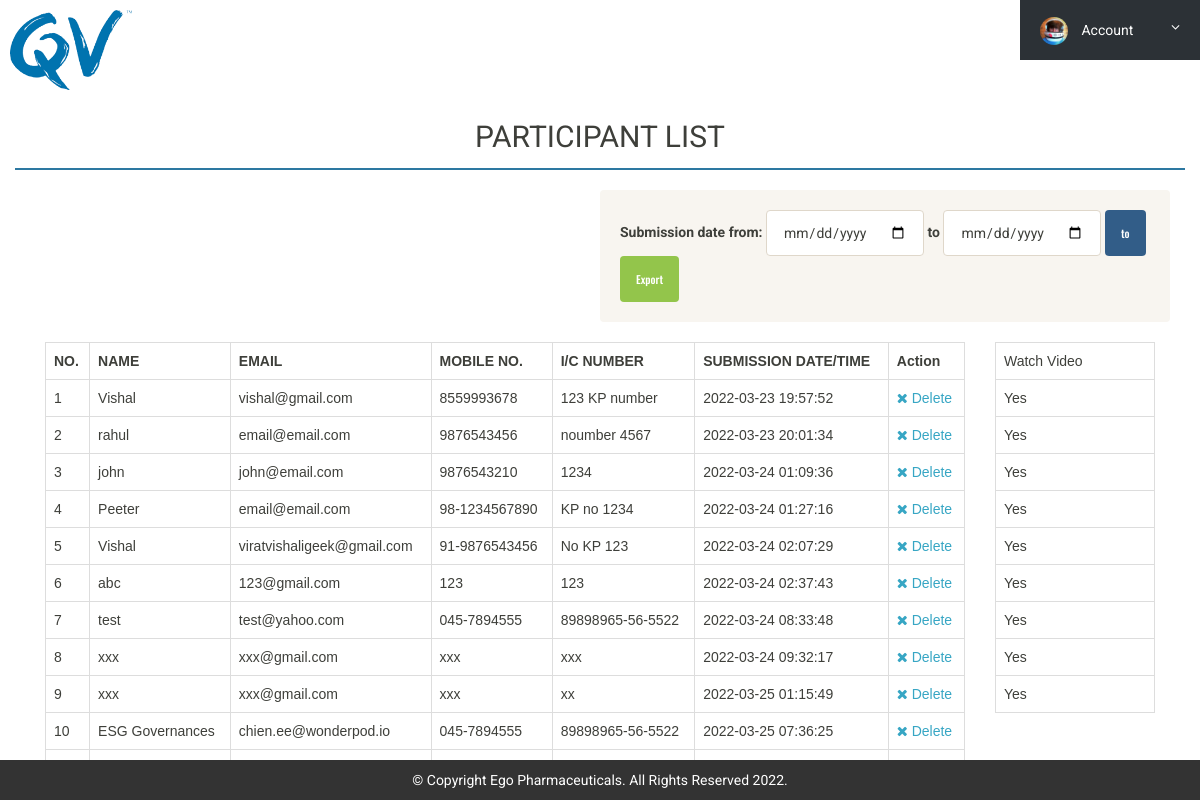
Screenshot of /admin/dashboard.php (signed in) with the database file from the repository.
### tables this page shows
CREATE TABLE `tblbooking` (
  `id` int(11) NOT NULL,
  `name` varchar(150) DEFAULT NULL,
  `kp` varchar(150) DEFAULT NULL,
  `telefon` varchar(150) DEFAULT NULL,
  `email` varchar(150) DEFAULT NULL,
  `Status` int(11) DEFAULT NULL,
  `PostingDate` timestamp NOT NULL DEFAULT CURRENT_TIMESTAMP,
  `LastUpdationDate` timestamp NULL DEFAULT NULL ON UPDATE CURRENT_TIMESTAMP
);

CREATE TABLE `video` (
  `id` int(11) NOT NULL,
  `watch` varchar(120) NOT NULL,
  `CreationDate` timestamp NULL DEFAULT CURRENT_TIMESTAMP,
  `UpdationDate` timestamp NULL DEFAULT NULL ON UPDATE CURRENT_TIMESTAMP
);

### admin/dashboard.php (the view, shortened to what this page needs)
<?php
include('includes/config.php');
if (strlen($_SESSION['alogin']) == 0) {
    header('location:index.php');
} else {
?>
<!doctype html>
<html lang="en" class="no-js">
<head>
    <link rel="stylesheet" href="css/font-awesome.min.css">
    <link rel="stylesheet" href="css/bootstrap.min.css">
    <link rel="stylesheet" href="css/dataTables.bootstrap.min.css">
    <link rel="stylesheet" href="css/bootstrap-social.css">
    <link rel="stylesheet" href="css/bootstrap-select.css">
    <link rel="stylesheet" href="css/fileinput.min.css">
    <link rel="stylesheet" href="css/awesome-bootstrap-checkbox.css">
    <link rel="stylesheet" href="css/style.css">
</head>
<body>
    <?php include('includes/header.php'); ?>
    <div class="content-wrapper">
        <div class="container-fluid">
            <div class="row">
                <div class="col-md-12">
                    <h2 class="page-title text-center">PARTICIPANT LIST </h2>
                    <div class="col-md-12">
                        <div class="col-md-6 well" style="float: right;">
                            <form class="form-inline" method="POST" action="">
                                <label>Submission date from:</label>
                                <input type="date" class="form-control" placeholder="Start" name="date1"
                                    value="<?php echo isset($_POST['date1']) ? $_POST['date1'] : '' ?>" />
                                <label>to </label>
                                <input type="date" class="form-control" placeholder="End" name="date2"
                                    value="<?php echo isset($_POST['date2']) ? $_POST['date2'] : '' ?>" />
                                <button class="btn btn-primary" name="search">to</button> <a href="range.php"
                                    type="button" class="btn btn-success"> Export<span></a>
                            </form>
                        </div>
                        <div class="col-md-10">
                            <table>
                                <tr>
                                    <th>NO. </th>
                                    <th>NAME </th>
                                    <th>EMAIL </th>
                                    <th>MOBILE NO. </th>
                                    <th>I/C NUMBER </th>
                                    <th>SUBMISSION DATE/TIME</th>
                                    <th>Action</th>
                                </tr>
                                <?php $sql = "SELECT * from  tblbooking ";
                                    $query = $dbh->prepare($sql);
                                    $query->execute();
                                    $results = $query->fetchAll(PDO::FETCH_OBJ);
                                    $cnt = 1;
                                    if ($query->rowCount() > 0) {
                                        foreach ($results as $result) {                ?>
                                <tr>
                                    <td><?php echo htmlentities($cnt); ?></td>
                                    <td><?php echo htmlentities($result->name); ?></td>
                                    <td><?php echo htmlentities($result->email); ?></td>
                                    <td><?php echo htmlentities($result->telefon); ?></td>
                                    <td><?php echo htmlentities($result->kp); ?></td>
                                    <td><?php echo htmlentities($result->PostingDate); ?></td>
                                    <td> <a href="dashboard.php?del=<?php echo $result->id; ?>"
                                            onclick="return confirm('Do you want to delete');"><i
                                                class="fa fa-close"></i>
                                            Delete</a>
                                    </td>
                                </tr>
                                <?php $cnt = $cnt + 1;
                                        }
                                    } ?>
                            </table>
                        </div>
                        <div class="col-md-2">
                            <table>
                                <tr>
                                    <td>Watch Video</td>
                                </tr>
                                <?php $sql = "SELECT * from  video ";
                                    $query = $dbh->prepare($sql);
                                    $query->execute();
                                    $results = $query->fetchAll(PDO::FETCH_OBJ);
                                    if ($query->rowCount() > 0) {
                                        foreach ($results as $result) {                ?>
                                <tr>
                                    <td><?php echo htmlentities($result->watch); ?></td>
                                </tr>
                                <?php $cnt = $cnt + 1;
                                        }
                                    } ?>
                            </table>
                        </div>
                    </div>
                </div>
            </div>
        </div>
    </div>
    <?php include('includes/footer.php'); ?>
</body>
</html>
<?php } ?>

### admin/includes/header.php (shortened to what this page needs)
<div class="brand clearfix">
    <img src="img/logo.png" style="height: 80px; margin:10px;">
    <ul class="ts-profile-nav">
        <li class="ts-account">
            <a href="#"><img src="img/ts-avatar.jpg" class="ts-avatar hidden-side" alt=""> Account <i
                    class="fa fa-angle-down hidden-side"></i></a>
        </li>
    </ul>
</div>

### admin/includes/footer.php
<div style="position: fixed;
    left: 0;
    bottom: 0;
    width: 100%;
    background-color: #333333;
    color: white;
    text-align: center;">
    <p style="margin: 10px 0px 10px 0px;">© Copyright Ego Pharmaceuticals. All Rights Reserved 2022.</p>
</div>

### admin/css/style.css (style rules this page uses)
html { font-size: 14px; }
@media only screen and (min-width: 480px) { html { font-size: 17px; } }
@media only screen and (min-width: 768px) { html { font-size: 14px; } }
@media only screen and (min-width: 1024px) { p { font-size: 1em; margin-bottom: 1.8em; } }
body { font-size: 1em; }
a { color: #37a6c4; }
.btn { font-family: 'Oswald', sans-serif; }
ul, li { margin: 0; padding: 0; list-style: none; }
.btn { text-transform: none; }
.page-title { padding-bottom: 15px; margin-bottom: 20px; border-bottom: 2px solid #2D78A1; }
.brand { position: relative; z-index: 3; width: 100%; top: 0; }
.brand .ts-profile-nav { float: right; display: none; }
.brand .ts-profile-nav li { float: left; position: relative; }
.brand .ts-profile-nav li a { display: block; padding: 20px; color: #fff; }
.brand .ts-profile-nav .ts-account .fa-angle-down { float: right; }
.brand .ts-profile-nav .ts-account > a { width: 180px; background: #2c3136; }
.brand .ts-profile-nav .ts-account .ts-avatar { border-radius: 50%; height: 28px; margin: -10px 0; margin-right: 10px; }
@media only screen and (min-width: 992px) { .brand .ts-profile-nav { display: block; } }

### admin/dashboard.php (style rules this page uses)
table { font-family: arial, sans-serif; border-collapse: collapse; width: 100%; }
td, th { border: 1px solid #dddddd; text-align: left; padding: 8px; }

### rows the page displays
tblbooking: name "Vishal", email "vishal@gmail.com", telefon "8559993678", kp "123 KP number", PostingDate "2022-03-23 19:57:52"
tblbooking: name "rahul", email "email@email.com", telefon "9876543456", kp "noumber 4567", PostingDate "2022-03-23 20:01:34"
tblbooking: name "john", email "john@email.com", telefon "9876543210", kp "1234", PostingDate "2022-03-24 01:09:36"
tblbooking: name "Peeter", email "email@email.com", telefon "98-1234567890", kp "KP no 1234", PostingDate "2022-03-24 01:27:16"
tblbooking: name "Vishal", email "viratvishaligeek@gmail.com", telefon "91-9876543456", kp "No KP 123", PostingDate "2022-03-24 02:07:29"
tblbooking: name "abc", email "123@gmail.com", telefon "123", kp "123", PostingDate "2022-03-24 02:37:43"
tblbooking: name "test", email "test@yahoo.com", telefon "045-7894555", kp "89898965-56-5522", PostingDate "2022-03-24 08:33:48"
tblbooking: name "xxx", email "xxx@gmail.com", telefon "xxx", kp "xxx", PostingDate "2022-03-24 09:32:17"
tblbooking: name "xxx", email "xxx@gmail.com", telefon "xxx", kp "xx", PostingDate "2022-03-25 01:15:49"
tblbooking: name "ESG Governances", email "chien.ee@wonderpod.io", telefon "045-7894555", kp "89898965-56-5522", PostingDate "2022-03-25 07:36:25"
video: watch "Yes"
video: watch "Yes"
video: watch "Yes"
video: watch "Yes"
video: watch "Yes"
video: watch "Yes"
video: watch "Yes"
video: watch "Yes"
video: watch "Yes"
